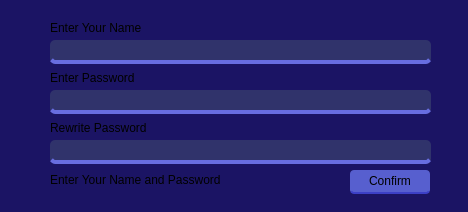
<?xml version="1.0" encoding="UTF-8"?>
<ui version="4.0">
 <class>signup</class>
 <widget class="QDialog" name="signup">
  <property name="geometry">
   <rect>
    <x>0</x>
    <y>0</y>
    <width>468</width>
    <height>212</height>
   </rect>
  </property>
  <property name="windowTitle">
   <string>Dialog</string>
  </property>
  <property name="styleSheet">
   <string notr="true">QDialog
{

	Background-color:#1B1464;

}</string>
  </property>
  <widget class="QLineEdit" name="PasswordEdit">
   <property name="geometry">
    <rect>
     <x>50</x>
     <y>90</y>
     <width>381</width>
     <height>24</height>
    </rect>
   </property>
   <property name="styleSheet">
    <string notr="true">QLineEdit
{
	
	background-color: #30336b;
	border-bottom: 4px solid #686de0;
	
	border-radius: 5px;
	
}
QLineEdit::Focus
{
	background-color: #130f40;
	border-bottom: 4px solid #4834d4;
	
	border-radius: 5px;
	color: #95afc0;
}
QLineEdit::Hover
{
	background-color: #130f40;
	border-bottom: 4px solid #4834d4;
	
	border-radius: 5px;
}</string>
   </property>
  </widget>
  <widget class="QPushButton" name="Confirm_Button">
   <property name="geometry">
    <rect>
     <x>350</x>
     <y>170</y>
     <width>80</width>
     <height>24</height>
    </rect>
   </property>
   <property name="styleSheet">
    <string notr="true">QPushButton
{

	background-color: #575fcf;
	border-bottom: 2px solid #3c40c6;
	
	border-radius: 4px;
}
QPushButton::Hover
{
	background-color : #3c40c6;
	border-bottom: 2px solid #575fcf;
	
	border-radius: 4px;
}
QPushButton::pressed
{
	background-color: #575fcf;
	border-bottom: 2px solid #3c40c6;
	
	border-radius: 4px;
}
</string>
   </property>
   <property name="text">
    <string>Confirm</string>
   </property>
  </widget>
  <widget class="QLabel" name="Password_Label">
   <property name="geometry">
    <rect>
     <x>50</x>
     <y>70</y>
     <width>91</width>
     <height>16</height>
    </rect>
   </property>
   <property name="text">
    <string>Enter Password</string>
   </property>
  </widget>
  <widget class="QLineEdit" name="RePasswordEdit">
   <property name="geometry">
    <rect>
     <x>50</x>
     <y>140</y>
     <width>381</width>
     <height>24</height>
    </rect>
   </property>
   <property name="styleSheet">
    <string notr="true">QLineEdit
{
	
	background-color: #30336b;
	border-bottom: 4px solid #686de0;
	
	border-radius: 5px;
	
}
QLineEdit::Focus
{
	background-color: #130f40;
	border-bottom: 4px solid #4834d4;
	
	border-radius: 5px;
	color: #95afc0;
}
QLineEdit::Hover
{
	background-color: #130f40;
	border-bottom: 4px solid #4834d4;
	
	border-radius: 5px;
}</string>
   </property>
  </widget>
  <widget class="QLabel" name="CheckPassword_Label">
   <property name="geometry">
    <rect>
     <x>50</x>
     <y>120</y>
     <width>101</width>
     <height>16</height>
    </rect>
   </property>
   <property name="text">
    <string>Rewrite Password</string>
   </property>
  </widget>
  <widget class="QLabel" name="UserNamelabel">
   <property name="geometry">
    <rect>
     <x>50</x>
     <y>20</y>
     <width>91</width>
     <height>16</height>
    </rect>
   </property>
   <property name="text">
    <string>Enter Your Name</string>
   </property>
  </widget>
  <widget class="QLineEdit" name="UserNameEdit">
   <property name="geometry">
    <rect>
     <x>50</x>
     <y>40</y>
     <width>381</width>
     <height>24</height>
    </rect>
   </property>
   <property name="styleSheet">
    <string notr="true">QLineEdit
{
	
	background-color: #30336b;
	border-bottom: 4px solid #686de0;
	
	border-radius: 5px;
	
}
QLineEdit::Focus
{
	background-color: #130f40;
	border-bottom: 4px solid #4834d4;
	
	border-radius: 5px;
	color: #95afc0;
}
QLineEdit::Hover
{
	background-color: #130f40;
	border-bottom: 4px solid #4834d4;
	
	border-radius: 5px;
}</string>
   </property>
  </widget>
  <widget class="QLabel" name="Guideline">
   <property name="geometry">
    <rect>
     <x>50</x>
     <y>170</y>
     <width>291</width>
     <height>20</height>
    </rect>
   </property>
   <property name="text">
    <string>Enter Your Name and Password</string>
   </property>
  </widget>
 </widget>
 <resources/>
 <connections/>
</ui>
